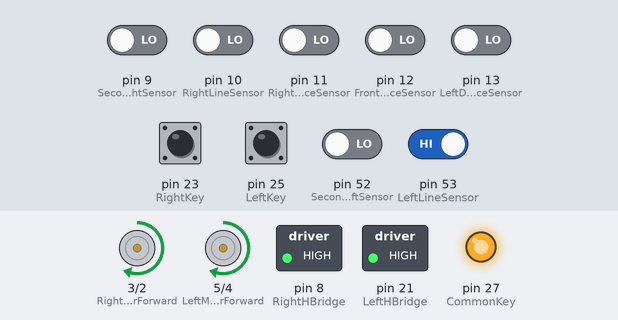
Bench run of a sketch on a simulated Arduino Mega 2560, built with avr-gcc and run on an emulated ATmega2560. Shown: motor-driver pin pairs drawn as motors (green arrow = first pin HIGH = forward, orange = second pin HIGH = backward, longer = more drive), switched loads named in the sketch (green lamp = pin HIGH), output pins drawn as LEDs (lit = HIGH). The inputs (shaded band) are chosen by the test bench; at power-on: pin 53 (LeftLineSensor) HIGH, pin 9 (SecondRightSensor), pin 10 (RightLineSensor), pin 11 (RightDistanceSensor), pin 12 (FrontDistanceSensor), pin 13 (LeftDistanceSensor), pin 23 (RightKey), pin 25 (LeftKey), pin 52 (SecondLeftSensor) LOW. What the sketch prints to the serial monitor is not drawn.

Above: at 5.3 s.
5.4 s: pin 10 (RightLineSensor) driven HIGH
At 6.7 s:
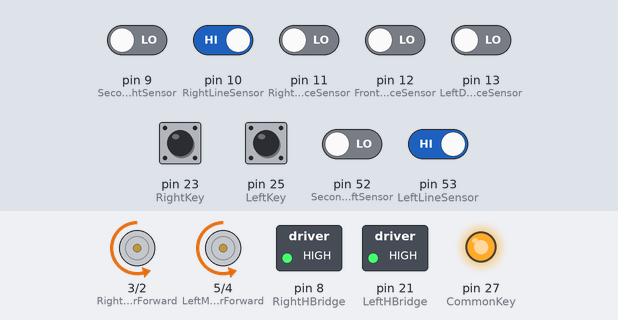
7.5 s: pin 53 (LeftLineSensor) driven LOW
At 8.3 s:
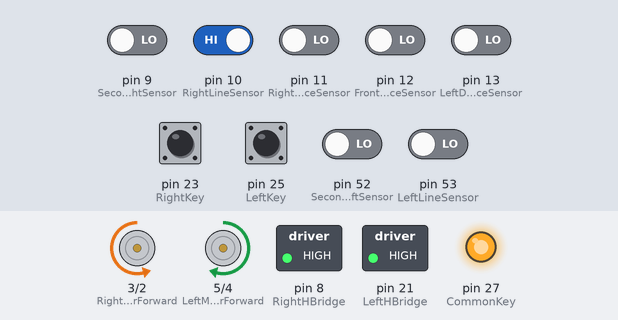
11.7 s: pin 53 (LeftLineSensor) driven HIGH
At 12.9 s:
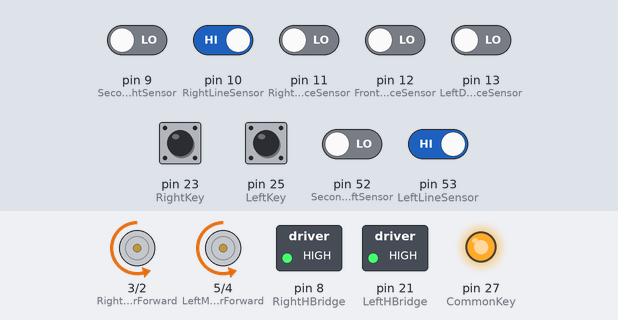
13.7 s: pin 9 (SecondRightSensor) driven HIGH
At 14.5 s:
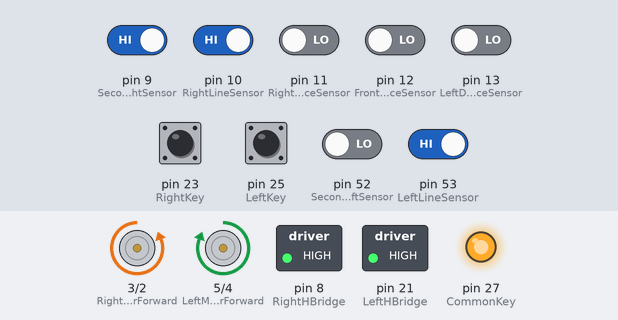
15.2 s: pin 9 (SecondRightSensor) driven LOW
At 15.8 s:
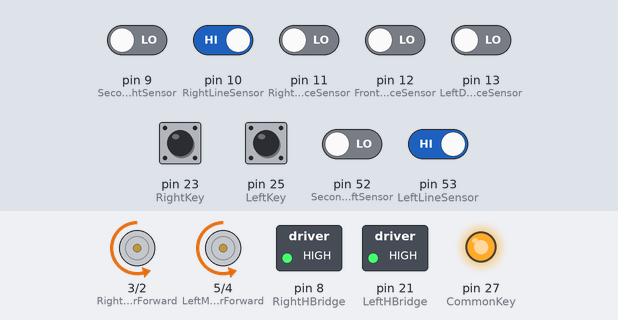
16.7 s: pin 13 (LeftDistanceSensor) driven HIGH
At 18.0 s:
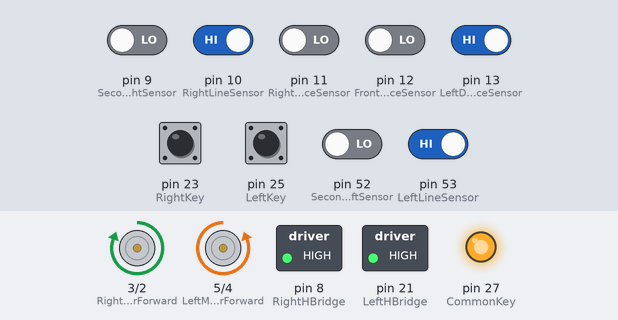
Timing chart, 0 to 19.2 s (numbered marks = the images above; inputs shaded):
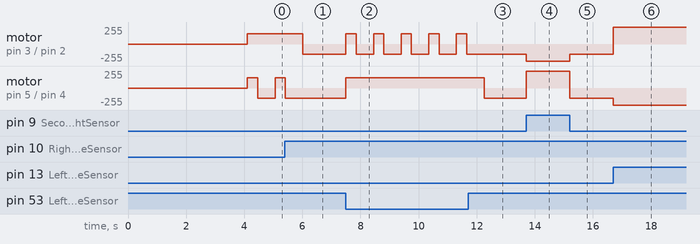

Measured:
- after the input at 5.4 s, motor on pin 3 (RightMotorForward) / pin 2 (RightMotorReverse): forward 153/255 → backward 153/255 after 0.61 s; motor on pin 5 (LeftMotorForward) / pin 4 (LeftMotorReverse): goes on until 5.4 s, then stays backward 153/255
- after the input at 7.5 s, motor on pin 3 (RightMotorForward) / pin 2 (RightMotorReverse): alternates forward 153/255 for 0.35 s and backward 153/255 for 0.60 s, starting at once; motor on pin 5 (LeftMotorForward) / pin 4 (LeftMotorReverse): backward 153/255 → forward 153/255 at once
- after the input at 11.7 s, motor on pin 3 (RightMotorForward) / pin 2 (RightMotorReverse): stops changing and stays backward 153/255; motor on pin 5 (LeftMotorForward) / pin 4 (LeftMotorReverse): forward 153/255 → backward 153/255 after 0.55 s
- after the input at 13.7 s, motor on pin 3 (RightMotorForward) / pin 2 (RightMotorReverse): backward 153/255 → backward 255/255 at once; motor on pin 5 (LeftMotorForward) / pin 4 (LeftMotorReverse): backward 153/255 → forward 255/255 at once
- after the input at 15.2 s, motor on pin 3 (RightMotorForward) / pin 2 (RightMotorReverse): backward 255/255 → backward 153/255 at once; motor on pin 5 (LeftMotorForward) / pin 4 (LeftMotorReverse): forward 255/255 → backward 153/255 at once
- after the input at 16.7 s, motor on pin 3 (RightMotorForward) / pin 2 (RightMotorReverse): backward 153/255 → forward 255/255 at once; motor on pin 5 (LeftMotorForward) / pin 4 (LeftMotorReverse): backward 153/255 → backward 255/255 at once

The sketch:

SomoRobot32_code.ino
```cpp
// Motor pin definitions
const int RightMotorForward = 3;      // Right motor forward direction
const int RightMotorReverse = 2;      // Right motor reverse direction
const int LeftMotorForward = 5;       // Left motor forward direction
const int LeftMotorReverse = 4;       // Left motor reverse direction
// Sensor pin definitions
const int LeftLineSensor = 53;        // Left line sensor
const int RightLineSensor = 10;       // Right line sensor
const int LeftDistanceSensor = 13;    // Left distance sensor
const int SecondLeftSensor = 52;      // Second left distance sensor
const int FrontDistanceSensor = 12;   // Front distance sensor
const int RightDistanceSensor = 11;   // Right distance sensor
const int SecondRightSensor = 9;      // Second right distance sensor
// H-Bridge and Key definitions
const int LeftHBridge = 21;           // Left H-bridge control
const int RightHBridge = 8;           // Right H-bridge control
const int LeftKey = 25;               // Left key connection
const int CommonKey = 27;             // Common key connection
const int RightKey = 23;              // Right key connection
// Control Variables
const int MaxMotorSpeed = 255;        // Maximum motor speed
// STRATEGY_LATERAL = 1, STRATEGY_FORWARD = 2, STRATEGY_WAIT_LATERAL = 3, STRATEGY_WAIT_FORWARD = 4, STRATEGY_MOVE_INVERSE = 5
const int Strategy = 1;               // Strategy to use
// Our delay system variable
unsigned long currentMillis;          // Variable to track time

void setup() {
  // Initialize motor pins
  pinMode(RightMotorForward, OUTPUT);
  pinMode(RightMotorReverse, OUTPUT);
  pinMode(LeftMotorForward, OUTPUT);
  pinMode(LeftMotorReverse, OUTPUT);
  pinMode(LeftHBridge, OUTPUT);
  pinMode(RightHBridge, OUTPUT);
  pinMode(CommonKey, OUTPUT);

  // Initialize sensor pins
  pinMode(LeftLineSensor, INPUT);
  pinMode(RightLineSensor, INPUT);
  pinMode(LeftDistanceSensor, INPUT);
  pinMode(SecondLeftSensor, INPUT);
  pinMode(FrontDistanceSensor, INPUT);
  pinMode(RightDistanceSensor, INPUT);
  pinMode(SecondRightSensor, INPUT);

  // Initialize key pins
  pinMode(LeftKey, INPUT);
  pinMode(RightKey, INPUT);

  // Set initial states for H-bridge and key connections
  digitalWrite(LeftHBridge, HIGH);
  digitalWrite(RightHBridge, HIGH);
  digitalWrite(CommonKey, HIGH);

  // Start serial communication and delay for initial setup
  Serial.begin(9600);
  delay(4110);  // Delay to start the robot after 5 seconds
}

void loop() {
  // Execute the selected strategy
  switch (Strategy) {

    case 1: //STRATEGY_LATERAL
        Serial.println("Strategy 1");
        InitialMovement();
        while (true) {
         HandleReactions(SecondRightSensor, SecondLeftSensor, RightDistanceSensor, LeftDistanceSensor, FrontDistanceSensor, 60, 60);
        }
    break;
    case 2: //STRATEGY_FORWARD
        Serial.println("Strategy 2");
        InitialMovement();
        while (true) {
         HandleReactions(FrontDistanceSensor, SecondRightSensor, SecondLeftSensor, RightDistanceSensor, LeftDistanceSensor, 60, 60);
        }
    break;
    case 3: //STRATEGY_WAIT_LATERAL
        Serial.println("Strategy 3");
        InitialMovement();
        currentMillis = millis();
        while (millis() - currentMillis <= 3000) {

         HandleReactions(SecondRightSensor, SecondLeftSensor, RightDistanceSensor, LeftDistanceSensor, FrontDistanceSensor, 0, 0);
        }
        while (true) {
         HandleReactions(SecondRightSensor, SecondLeftSensor, RightDistanceSensor, LeftDistanceSensor, FrontDistanceSensor, 60, 60);
        }
    break;
    case 4: //STRATEGY_WAIT_FORWARD
        Serial.println("Strategy 4");
        InitialMovement();
        currentMillis = millis();
        while (millis() - currentMillis <= 3000) {
         HandleReactions(FrontDistanceSensor, SecondRightSensor, SecondLeftSensor, RightDistanceSensor, LeftDistanceSensor, 0, 0);
        }
        while (true) {
         HandleReactions(FrontDistanceSensor, SecondRightSensor, SecondLeftSensor, RightDistanceSensor, LeftDistanceSensor, 60, 60);
        }
    break;
    case 5: //STRATEGY_GO_OUT_THE_RING
        Serial.println("Strategy 5");
        Move(-60, -60, 0);
        delay(1000);
        Move(0, 0, 0);
        delay(5000);
    break;
    default: //default for any error
        Serial.print("Error");
        //HandleReactions(SecondRightSensor, SecondLeftSensor, RightDistanceSensor, LeftDistanceSensor, FrontDistanceSensor, 60, 60);
  }
}

void InitialMovement() {
  // Read key connection signals
  int leftSignal = digitalRead(LeftKey);
  int rightSignal = digitalRead(RightKey);

  // Determine initial movement based on key signals
  if (leftSignal == HIGH && rightSignal == LOW) {
    Serial.println("Left_Signal");  // Code for turning right
    Move(-60, 60, 175);  // Turn right
  } else if (leftSignal == LOW && rightSignal == HIGH) {
    Serial.println("Right_Signal");  // Code for turning left
    Move(60, -60, 175);  // Turn left
  } else {
    Serial.println("Forward_Signal");  // Code for moving forward
    Move(60, 60, 200);   // Move forward
  }
}

void HandleReactions(int s1, int s2, int s3, int s4, int s5, int L, int R) { //This code allows me to easily change priorities between sensors(-_-)
  StopMovement(60);
  // Determine robot behavior based on sensor readings
  if (digitalRead(FrontDistanceSensor) == HIGH && digitalRead(LeftDistanceSensor) == HIGH && digitalRead(RightDistanceSensor) == HIGH) {
    Move(60, 60, 0);  // Move forward if no obstacles detected
  } else if (digitalRead(LeftDistanceSensor) == HIGH && digitalRead(RightDistanceSensor) == HIGH) {
    Move(60, 60, 0);  // Move forward if obstacles detected on both sides
  } else if (digitalRead(s1) == HIGH) {
    Type_of_move(s1);        // Move depend on type of sensor s1
  } else if (digitalRead(s2) == HIGH) {
    Type_of_move(s2);        // Move depend on type of sensor s2
  } else if (digitalRead(s3) == HIGH) {
    Type_of_move(s3);        // Move depend on type of sensor s3
  } else if (digitalRead(s4) == HIGH) {
    Type_of_move(s4);        // Move depend on type of sensor s4
  } else if (digitalRead(s5) == HIGH) {
    Type_of_move(s5);        // Move depend on type of sensor s5
  } else {
    Move(L, R, 0);           // default Move based on the given speed
  }
}

void Move(int L, int R, int Time) {
  // Control the robot's movement and speed
  if (Time == 0) {
    SetSpeed(L, R);
  } else {
    currentMillis = millis();
    while (millis() - currentMillis <= Time) {
      StopMovement(60);  // Temporarily stop movement
      SetSpeed(L, R);
    }
  }
}

void SetSpeed(int L, int R) {
  // Adjust motor speeds based on input values
  L = constrain(L, -100, 100);
  R = constrain(R, -100, 100);
  L = map(L, 0, 100, 0, MaxMotorSpeed);
  R = map(R, 0, 100, 0, MaxMotorSpeed);

  // Set right motor speed
  if (L >= 0) {
    analogWrite(RightMotorForward, 0);
    analogWrite(RightMotorReverse, L);
  } else {
    L = -L;
    analogWrite(RightMotorForward, L);
    analogWrite(RightMotorReverse, 0);
  }

  // Set left motor speed
  if (R >= 0) {
    analogWrite(LeftMotorForward, 0);
    analogWrite(LeftMotorReverse, R);
  } else {
    R = -R;
    analogWrite(LeftMotorForward, R);
    analogWrite(LeftMotorReverse, 0);
  }
}

void StopMovement(int Strength) {
  // Temporarily stop the robot based on line sensor readings
  if (digitalRead(LeftLineSensor) == LOW) {
    Move(-Strength, -Strength, 0);
    delay(350);
    Move(Strength, -Strength, 0);
    delay(600);
  } else if (digitalRead(RightLineSensor) == LOW) {
    Move(-Strength, -Strength, 0);
    delay(350);
    Move(-Strength, Strength, 0);
    delay(600);
  }
}

void Type_of_move(int s){
  //to determine the type sensor and move depending on that
  switch(s){
    case 13:
      Move(-100,100,0);
    break;
    case 11:
      Move(100,-100,0);
    break;
    case 52:
      Move(-100,100,300);
    break;
    case 9:
      Move(100,-100,300);
    break;
    default:
      Move(60,60,0);
  }
}
```
